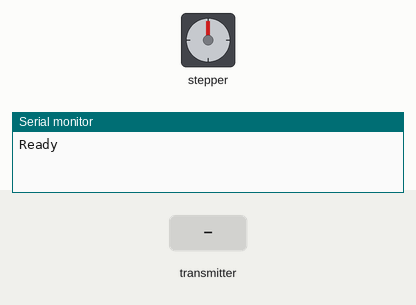
Bench run of a program on a simulated Arduino Nano, built with avr-gcc and run on an emulated ATmega328P. On the bench: stepper motor, the last lines printed to the serial monitor. Inputs (shaded band) come from the test bench. No radio packets arrive unless stated; stepper angles assume 2048 steps per turn.

Above: at 1.2 s.
1.3 s: the transmitter starts sending payload.2 = 256
At 2.11 s:
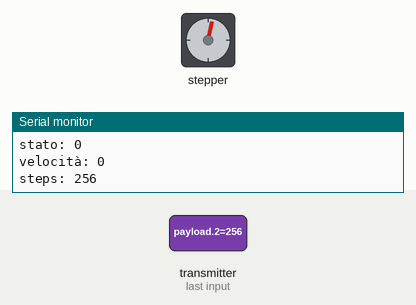
4.3 s: the transmitter starts sending payload.0 = 256
5.8 s: the transmitter starts sending payload.2 = 0
At 8.16 s:
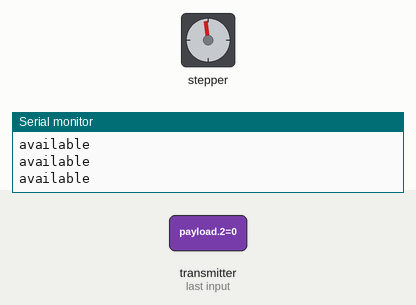
8.8 s: the transmitter starts sending payload.2 = 1023
11.8 s: the transmitter starts sending payload.1 = 256
13.3 s: the transmitter starts sending payload.2 = 0
At 14.51 s:
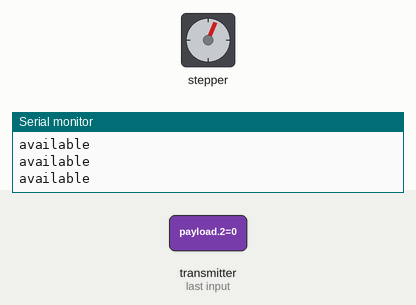
At 15.12 s:
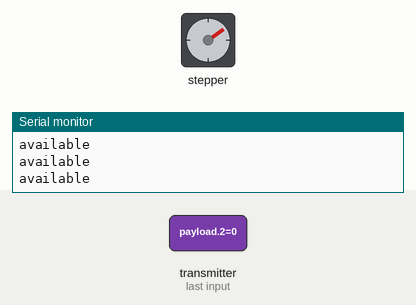
Timing chart, 0 to 21.2 s (numbered marks = the images above; inputs shaded):
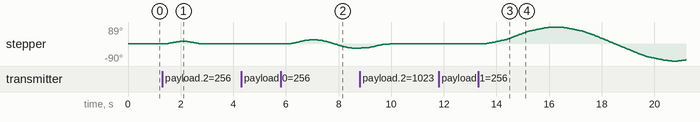

Measured:
- after the input at 1.3 s, stepper: turns 13° clockwise in 0.56 s, then 13° counter-clockwise in 0.56 s
- after the input at 5.8 s, stepper: turns 22° clockwise in 0.89 s, then 45° counter-clockwise in 1.5 s, then 1° clockwise in 0.00 s
- after the input at 13.3 s, stepper: turns 89° clockwise in 2.7 s, then 179° counter-clockwise in 4.3 s, then 6° clockwise in 0.29 s

The program:

main.cpp
```cpp
#include <Arduino.h>
#include <RF24.h>
#include <AccelStepper.h>

#define CE_PIN 5
#define CSN_PIN 6
RF24 radio(CE_PIN, CSN_PIN);

#define stepNumberForRotation 2100

byte pinUnoStepper = 10;
byte pinDueStepper = 9;
byte pinTreStepper = 8;
byte pinQuattroStepper = 7;
AccelStepper motore(AccelStepper::FULL4WIRE, pinUnoStepper, pinTreStepper, pinDueStepper, pinQuattroStepper, true);

//all'indice 0 vi è lo stato della rotazione, all'indice 1 la velocità e all'indice 2 i step
int stato[]={0,250,1050};

void setup() {
  Serial.begin(115200);
  /***************************
  *Conigurazione Radio
  ****************************/
  if (!radio.begin()) {
    Serial.print("errore antenna");
    while(1);
  }

  uint8_t addresses[2][6]={"00010", "10010"};
  radio.setPALevel(RF24_PA_LOW);
  radio.openReadingPipe(1, addresses[0]);
  radio.openWritingPipe(addresses[1]);
  //settiamo in modalità RX
  radio.startListening();
  /******************
  *Settaggio motore Stepper
  *******************/
  motore.setCurrentPosition(0);
  motore.setAcceleration(400);
  motore.setMaxSpeed(500);
  motore.setSpeed(stato[1]);

  Serial.println("Ready");
}

bool statoRotazione=false; //indica se il motore è in movimento o meno
bool nuovoStato=false; //indica se è stato ricevuto un nuovo stato
unsigned long tempoRun=0;
unsigned int timeSpeed=0; //tempo di esecuzione del run
void loop() {
  if(radio.available()){
    Serial.println("available");
    int payload[3];
    radio.read(&payload, sizeof(payload));
    if(payload[2]==0){
      //controlliamo se è il trasmettitore ha bisogno dello stato
      if(payload[0]==int('I')&&payload[1]==int('3')){
        Serial.println("ricevuto richiesta stato");
        radio.stopListening();
        if(radio.write(&stato, sizeof(stato))){
          //il messaggio è stato inviato correttamente
          Serial.println(F("complete answer to I3"));
        }else{
          //il messaggio non è stato inviato correttamente
          Serial.println(F("error answer to I3"));
        }
        radio.startListening();
      }
    }else{
      nuovoStato=true;
      //leggiamo il payload (che contiene lo stato) e lo salviamo nello stato
      Serial.println("reading new state");
      for(int i=0; i<3; i++){
        stato[i]=payload[i];
      }
      motore.stop();
      motore.runToPosition();
      motore.setSpeed(stato[1]);
      timeSpeed=1000*(1/motore.speed());//calcoliamo il tempo di esecuzione del run
      Serial.print("stato: ");
      Serial.println(stato[0]);
      Serial.print("velocità: ");
      Serial.println(stato[1]);
      Serial.print("steps: ");
      Serial.println(stato[2]);
    }
  }
  if(stato[0]!=0 && !nuovoStato){ //se il motore è in movimento e non abbiamo un nuovo stato
    //e il motore era fermo
    if(!statoRotazione){
      //all'inizio del movimento eseguiamo una mezza rotazione
      motore.move(stato[2]/2);
      statoRotazione=true;
    }
    if(motore.currentPosition()==stato[2]/2){
      motore.move(-stato[2]);
    }
    if(motore.currentPosition()==-stato[2]/2){
      motore.move(stato[2]);
    }
  }else if(statoRotazione || nuovoStato){
    //se il motore si deve fermare ed era in movimento o è stato ricevuto un nuovo stato
    statoRotazione=false;
    nuovoStato=false;
    motore.move(0-motore.currentPosition()); //lo portiamo a 0
    motore.runToPosition();
  }
  //se l'ultimo run è stato eseguito più di timeSpeed millisecondi fa, eseguiamo un nuovo run
  if(millis()-tempoRun>=timeSpeed && statoRotazione){
    motore.run();
    tempoRun=millis();
  }
}
```
